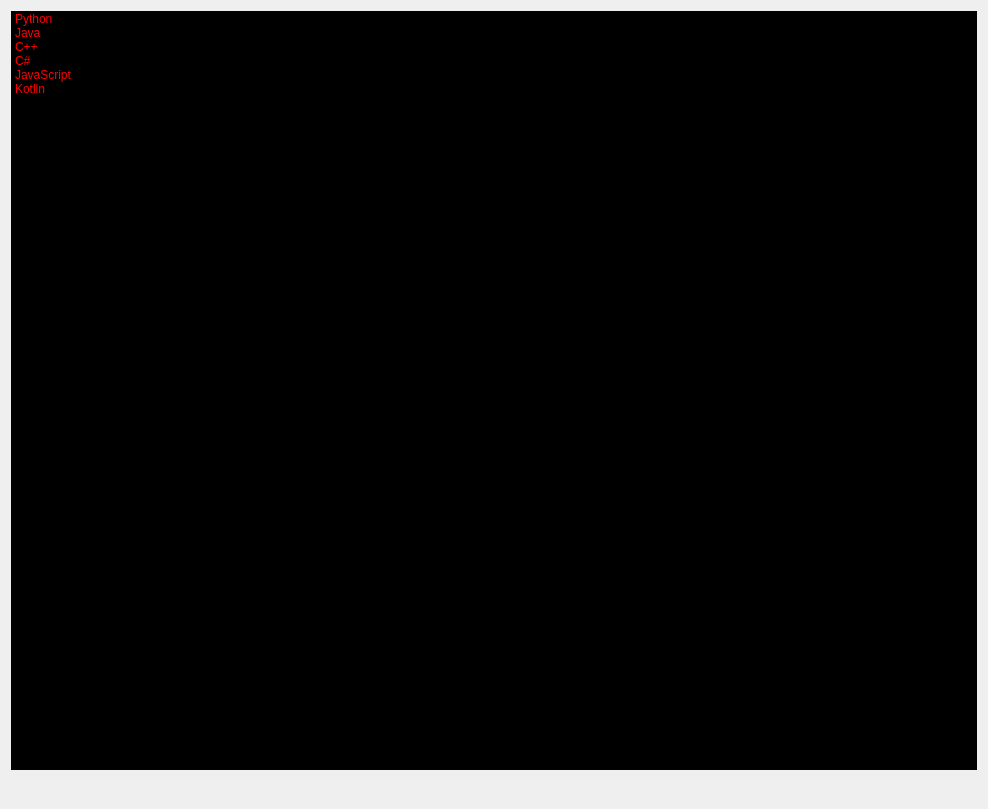
<?xml version="1.0" encoding="UTF-8"?>
<ui version="4.0">
 <class>Form</class>
 <widget class="QWidget" name="Form">
  <property name="geometry">
   <rect>
    <x>0</x>
    <y>0</y>
    <width>988</width>
    <height>809</height>
   </rect>
  </property>
  <property name="windowTitle">
   <string>Form</string>
  </property>
  <layout class="QVBoxLayout" name="verticalLayout_2">
   <item>
    <layout class="QVBoxLayout" name="verticalLayout">
     <item>
      <widget class="QListWidget" name="listWidget">
       <property name="styleSheet">
        <string notr="true">QListWidget {
	color: red;
	
	font: 75 14pt &quot;MS Shell Dlg 2&quot;;
	background-color: black;
}</string>
       </property>
       <item>
        <property name="text">
         <string>Python</string>
        </property>
       </item>
       <item>
        <property name="text">
         <string>Java</string>
        </property>
       </item>
       <item>
        <property name="text">
         <string>C++</string>
        </property>
       </item>
       <item>
        <property name="text">
         <string>C#</string>
        </property>
       </item>
       <item>
        <property name="text">
         <string>JavaScript</string>
        </property>
       </item>
       <item>
        <property name="text">
         <string>Kotlin</string>
        </property>
       </item>
      </widget>
     </item>
     <item>
      <widget class="QLabel" name="label">
       <property name="font">
        <font>
         <pointsize>14</pointsize>
         <weight>75</weight>
         <bold>true</bold>
        </font>
       </property>
       <property name="styleSheet">
        <string notr="true">QLabel {
	color: green;
}</string>
       </property>
       <property name="text">
        <string/>
       </property>
      </widget>
     </item>
    </layout>
   </item>
  </layout>
 </widget>
 <resources/>
 <connections/>
</ui>
